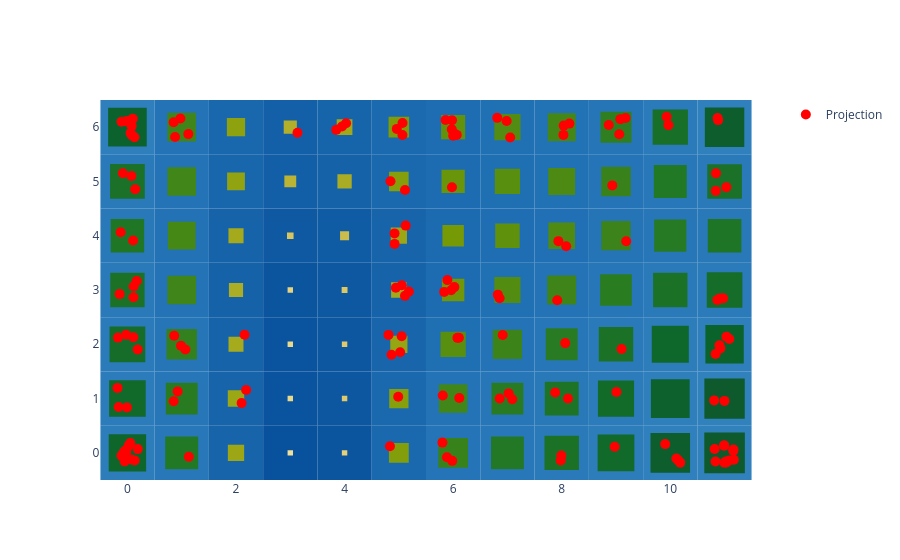

The notebook cell this image was saved under:
### Code cell
basin.pond() \
    .pad_layer() \
    .attraction_layer(X_scaled) \
    .visualize();

### Figure 1 — Plotly figure (JSON) as saved in the notebook; plotly's stock layout.template omitted (floating-point values rounded to 4 significant figures; data arrays with more than 128 entries replaced by an {"elided": "..."} marker saying what was removed)
{"data": [{"marker": {"color": "red", "size": 10, "symbol": "circle"}, "mode": "markers", "name": "Projection", "x": {"elided": "150 float values"}, "y": {"elided": "150 float values"}, "type": "scatter"}], "layout": {"shapes": [{"fillcolor": "rgb(45, 125, 187)", "layer": "between", "line": {"width": 0}, "type": "rect", "x0": -0.5, "x1": 0.5, "xref": "x", "y0": -0.5, "y1": 0.5, "yref": "y"}, {"fillcolor": "rgb(40, 120, 185)", "layer": "between", "line": {"width": 0}, "type": "rect", "x0": 0.5, "x1": 1.5, "xref": "x", "y0": -0.5, "y1": 0.5, "yref": "y"}, {"fillcolor": "rgb(23, 100, 171)", "layer": "between", "line": {"width": 0}, "type": "rect", "x0": 1.5, "x1": 2.5, "xref": "x", "y0": -0.5, "y1": 0.5, "yref": "y"}, {"fillcolor": "rgb(8, 81, 156)", "layer": "between", "line": {"width": 0}, "type": "rect", "x0": 2.5, "x1": 3.5, "xref": "x", "y0": -0.5, "y1": 0.5, "yref": "y"}, {"fillcolor": "rgb(11, 85, 159)", "layer": "between", "line": {"width": 0}, "type": "rect", "x0": 3.5, "x1": 4.5, "xref": "x", "y0": -0.5, "y1": 0.5, "yref": "y"}, {"fillcolor": "rgb(26, 104, 174)", "layer": "between", "line": {"width": 0}, "type": "rect", "x0": 4.5, "x1": 5.5, "xref": "x", "y0": -0.5, "y1": 0.5, "yref": "y"}, {"fillcolor": "rgb(36, 116, 183)", "layer": "between", "line": {"width": 0}, "type": "rect", "x0": 5.5, "x1": 6.5, "xref": "x", "y0": -0.5, "y1": 0.5, "yref": "y"}, {"fillcolor": "rgb(40, 120, 185)", "layer": "between", "line": {"width": 0}, "type": "rect", "x0": 6.5, "x1": 7.5, "xref": "x", "y0": -0.5, "y1": 0.5, "yref": "y"}, {"fillcolor": "rgb(42, 122, 186)", "layer": "between", "line": {"width": 0}, "type": "rect", "x0": 7.5, "x1": 8.5, "xref": "x", "y0": -0.5, "y1": 0.5, "yref": "y"}, {"fillcolor": "rgb(45, 125, 187)", "layer": "between", "line": {"width": 0}, "type": "rect", "x0": 8.5, "x1": 9.5, "xref": "x", "y0": -0.5, "y1": 0.5, "yref": "y"}, {"fillcolor": "rgb(48, 128, 189)", "layer": "between", "line": {"width": 0}, "type": "rect", "x0": 9.5, "x1": 10.5, "xref": "x", "y0": -0.5, "y1": 0.5, "yref": "y"}, {"fillcolor": "rgb(49, 129, 189)", "layer": "between", "line": {"width": 0}, "type": "rect", "x0": 10.5, "x1": 11.5, "xref": "x", "y0": -0.5, "y1": 0.5, "yref": "y"}, {"fillcolor": "rgb(44, 124, 187)", "layer": "between", "line": {"width": 0}, "type": "rect", "x0": -0.5, "x1": 0.5, "xref": "x", "y0": 0.5, "y1": 1.5, "yref": "y"}, {"fillcolor": "rgb(39, 119, 184)", "layer": "between", "line": {"width": 0}, "type": "rect", "x0": 0.5, "x1": 1.5, "xref": "x", "y0": 0.5, "y1": 1.5, "yref": "y"}, {"fillcolor": "rgb(23, 100, 171)", "layer": "between", "line": {"width": 0}, "type": "rect", "x0": 1.5, "x1": 2.5, "xref": "x", "y0": 0.5, "y1": 1.5, "yref": "y"}, {"fillcolor": "rgb(10, 83, 158)", "layer": "between", "line": {"width": 0}, "type": "rect", "x0": 2.5, "x1": 3.5, "xref": "x", "y0": 0.5, "y1": 1.5, "yref": "y"}, {"fillcolor": "rgb(13, 87, 161)", "layer": "between", "line": {"width": 0}, "type": "rect", "x0": 3.5, "x1": 4.5, "xref": "x", "y0": 0.5, "y1": 1.5, "yref": "y"}, {"fillcolor": "rgb(26, 104, 174)", "layer": "between", "line": {"width": 0}, "type": "rect", "x0": 4.5, "x1": 5.5, "xref": "x", "y0": 0.5, "y1": 1.5, "yref": "y"}, {"fillcolor": "rgb(35, 115, 182)", "layer": "between", "line": {"width": 0}, "type": "rect", "x0": 5.5, "x1": 6.5, "xref": "x", "y0": 0.5, "y1": 1.5, "yref": "y"}, {"fillcolor": "rgb(39, 119, 184)", "layer": "between", "line": {"width": 0}, "type": "rect", "x0": 6.5, "x1": 7.5, "xref": "x", "y0": 0.5, "y1": 1.5, "yref": "y"}, {"fillcolor": "rgb(41, 121, 185)", "layer": "between", "line": {"width": 0}, "type": "rect", "x0": 7.5, "x1": 8.5, "xref": "x", "y0": 0.5, "y1": 1.5, "yref": "y"}, {"fillcolor": "rgb(44, 124, 187)", "layer": "between", "line": {"width": 0}, "type": "rect", "x0": 8.5, "x1": 9.5, "xref": "x", "y0": 0.5, "y1": 1.5, "yref": "y"}, {"fillcolor": "rgb(47, 127, 188)", "layer": "between", "line": {"width": 0}, "type": "rect", "x0": 9.5, "x1": 10.5, "xref": "x", "y0": 0.5, "y1": 1.5, "yref": "y"}, {"fillcolor": "rgb(49, 129, 189)", "layer": "between", "line": {"width": 0}, "type": "rect", "x0": 10.5, "x1": 11.5, "xref": "x", "y0": 0.5, "y1": 1.5, "yref": "y"}, {"fillcolor": "rgb(43, 123, 186)", "layer": "between", "line": {"width": 0}, "type": "rect", "x0": -0.5, "x1": 0.5, "xref": "x", "y0": 1.5, "y1": 2.5, "yref": "y"}, {"fillcolor": "rgb(37, 117, 183)", "layer": "between", "line": {"width": 0}, "type": "rect", "x0": 0.5, "x1": 1.5, "xref": "x", "y0": 1.5, "y1": 2.5, "yref": "y"}, {"fillcolor": "rgb(22, 99, 170)", "layer": "between", "line": {"width": 0}, "type": "rect", "x0": 1.5, "x1": 2.5, "xref": "x", "y0": 1.5, "y1": 2.5, "yref": "y"}, {"fillcolor": "rgb(10, 83, 158)", "layer": "between", "line": {"width": 0}, "type": "rect", "x0": 2.5, "x1": 3.5, "xref": "x", "y0": 1.5, "y1": 2.5, "yref": "y"}, {"fillcolor": "rgb(13, 87, 161)", "layer": "between", "line": {"width": 0}, "type": "rect", "x0": 3.5, "x1": 4.5, "xref": "x", "y0": 1.5, "y1": 2.5, "yref": "y"}, {"fillcolor": "rgb(24, 101, 172)", "layer": "between", "line": {"width": 0}, "type": "rect", "x0": 4.5, "x1": 5.5, "xref": "x", "y0": 1.5, "y1": 2.5, "yref": "y"}, {"fillcolor": "rgb(31, 111, 179)", "layer": "between", "line": {"width": 0}, "type": "rect", "x0": 5.5, "x1": 6.5, "xref": "x", "y0": 1.5, "y1": 2.5, "yref": "y"}, {"fillcolor": "rgb(35, 115, 182)", "layer": "between", "line": {"width": 0}, "type": "rect", "x0": 6.5, "x1": 7.5, "xref": "x", "y0": 1.5, "y1": 2.5, "yref": "y"}, {"fillcolor": "rgb(39, 119, 184)", "layer": "between", "line": {"width": 0}, "type": "rect", "x0": 7.5, "x1": 8.5, "xref": "x", "y0": 1.5, "y1": 2.5, "yref": "y"}, {"fillcolor": "rgb(42, 122, 186)", "layer": "between", "line": {"width": 0}, "type": "rect", "x0": 8.5, "x1": 9.5, "xref": "x", "y0": 1.5, "y1": 2.5, "yref": "y"}, {"fillcolor": "rgb(45, 125, 187)", "layer": "between", "line": {"width": 0}, "type": "rect", "x0": 9.5, "x1": 10.5, "xref": "x", "y0": 1.5, "y1": 2.5, "yref": "y"}, {"fillcolor": "rgb(47, 127, 188)", "layer": "between", "line": {"width": 0}, "type": "rect", "x0": 10.5, "x1": 11.5, "xref": "x", "y0": 1.5, "y1": 2.5, "yref": "y"}, {"fillcolor": "rgb(42, 122, 186)", "layer": "between", "line": {"width": 0}, "type": "rect", "x0": -0.5, "x1": 0.5, "xref": "x", "y0": 2.5, "y1": 3.5, "yref": "y"}, {"fillcolor": "rgb(35, 115, 182)", "layer": "between", "line": {"width": 0}, "type": "rect", "x0": 0.5, "x1": 1.5, "xref": "x", "y0": 2.5, "y1": 3.5, "yref": "y"}, {"fillcolor": "rgb(21, 98, 169)", "layer": "between", "line": {"width": 0}, "type": "rect", "x0": 1.5, "x1": 2.5, "xref": "x", "y0": 2.5, "y1": 3.5, "yref": "y"}, {"fillcolor": "rgb(11, 85, 159)", "layer": "between", "line": {"width": 0}, "type": "rect", "x0": 2.5, "x1": 3.5, "xref": "x", "y0": 2.5, "y1": 3.5, "yref": "y"}, {"fillcolor": "rgb(13, 88, 161)", "layer": "between", "line": {"width": 0}, "type": "rect", "x0": 3.5, "x1": 4.5, "xref": "x", "y0": 2.5, "y1": 3.5, "yref": "y"}, {"fillcolor": "rgb(22, 99, 170)", "layer": "between", "line": {"width": 0}, "type": "rect", "x0": 4.5, "x1": 5.5, "xref": "x", "y0": 2.5, "y1": 3.5, "yref": "y"}, {"fillcolor": "rgb(29, 107, 177)", "layer": "between", "line": {"width": 0}, "type": "rect", "x0": 5.5, "x1": 6.5, "xref": "x", "y0": 2.5, "y1": 3.5, "yref": "y"}, {"fillcolor": "rgb(32, 112, 180)", "layer": "between", "line": {"width": 0}, "type": "rect", "x0": 6.5, "x1": 7.5, "xref": "x", "y0": 2.5, "y1": 3.5, "yref": "y"}, {"fillcolor": "rgb(35, 115, 182)", "layer": "between", "line": {"width": 0}, "type": "rect", "x0": 7.5, "x1": 8.5, "xref": "x", "y0": 2.5, "y1": 3.5, "yref": "y"}, {"fillcolor": "rgb(38, 118, 184)", "layer": "between", "line": {"width": 0}, "type": "rect", "x0": 8.5, "x1": 9.5, "xref": "x", "y0": 2.5, "y1": 3.5, "yref": "y"}, {"fillcolor": "rgb(42, 122, 186)", "layer": "between", "line": {"width": 0}, "type": "rect", "x0": 9.5, "x1": 10.5, "xref": "x", "y0": 2.5, "y1": 3.5, "yref": "y"}, {"fillcolor": "rgb(43, 123, 186)", "layer": "between", "line": {"width": 0}, "type": "rect", "x0": 10.5, "x1": 11.5, "xref": "x", "y0": 2.5, "y1": 3.5, "yref": "y"}, {"fillcolor": "rgb(41, 121, 185)", "layer": "between", "line": {"width": 0}, "type": "rect", "x0": -0.5, "x1": 0.5, "xref": "x", "y0": 3.5, "y1": 4.5, "yref": "y"}, {"fillcolor": "rgb(34, 114, 181)", "layer": "between", "line": {"width": 0}, "type": "rect", "x0": 0.5, "x1": 1.5, "xref": "x", "y0": 3.5, "y1": 4.5, "yref": "y"}, {"fillcolor": "rgb(22, 99, 170)", "layer": "between", "line": {"width": 0}, "type": "rect", "x0": 1.5, "x1": 2.5, "xref": "x", "y0": 3.5, "y1": 4.5, "yref": "y"}, {"fillcolor": "rgb(14, 89, 162)", "layer": "between", "line": {"width": 0}, "type": "rect", "x0": 2.5, "x1": 3.5, "xref": "x", "y0": 3.5, "y1": 4.5, "yref": "y"}, {"fillcolor": "rgb(16, 92, 164)", "layer": "between", "line": {"width": 0}, "type": "rect", "x0": 3.5, "x1": 4.5, "xref": "x", "y0": 3.5, "y1": 4.5, "yref": "y"}, {"fillcolor": "rgb(23, 100, 171)", "layer": "between", "line": {"width": 0}, "type": "rect", "x0": 4.5, "x1": 5.5, "xref": "x", "y0": 3.5, "y1": 4.5, "yref": "y"}, {"fillcolor": "rgb(28, 106, 176)", "layer": "between", "line": {"width": 0}, "type": "rect", "x0": 5.5, "x1": 6.5, "xref": "x", "y0": 3.5, "y1": 4.5, "yref": "y"}, {"fillcolor": "rgb(31, 110, 179)", "layer": "between", "line": {"width": 0}, "type": "rect", "x0": 6.5, "x1": 7.5, "xref": "x", "y0": 3.5, "y1": 4.5, "yref": "y"}, {"fillcolor": "rgb(33, 112, 181)", "layer": "between", "line": {"width": 0}, "type": "rect", "x0": 7.5, "x1": 8.5, "xref": "x", "y0": 3.5, "y1": 4.5, "yref": "y"}, {"fillcolor": "rgb(36, 116, 182)", "layer": "between", "line": {"width": 0}, "type": "rect", "x0": 8.5, "x1": 9.5, "xref": "x", "y0": 3.5, "y1": 4.5, "yref": "y"}, {"fillcolor": "rgb(39, 119, 184)", "layer": "between", "line": {"width": 0}, "type": "rect", "x0": 9.5, "x1": 10.5, "xref": "x", "y0": 3.5, "y1": 4.5, "yref": "y"}, {"fillcolor": "rgb(41, 121, 185)", "layer": "between", "line": {"width": 0}, "type": "rect", "x0": 10.5, "x1": 11.5, "xref": "x", "y0": 3.5, "y1": 4.5, "yref": "y"}, {"fillcolor": "rgb(42, 122, 186)", "layer": "between", "line": {"width": 0}, "type": "rect", "x0": -0.5, "x1": 0.5, "xref": "x", "y0": 4.5, "y1": 5.5, "yref": "y"}, {"fillcolor": "rgb(35, 115, 182)", "layer": "between", "line": {"width": 0}, "type": "rect", "x0": 0.5, "x1": 1.5, "xref": "x", "y0": 4.5, "y1": 5.5, "yref": "y"}, {"fillcolor": "rgb(24, 102, 172)", "layer": "between", "line": {"width": 0}, "type": "rect", "x0": 1.5, "x1": 2.5, "xref": "x", "y0": 4.5, "y1": 5.5, "yref": "y"}, {"fillcolor": "rgb(19, 95, 167)", "layer": "between", "line": {"width": 0}, "type": "rect", "x0": 2.5, "x1": 3.5, "xref": "x", "y0": 4.5, "y1": 5.5, "yref": "y"}, {"fillcolor": "rgb(21, 98, 169)", "layer": "between", "line": {"width": 0}, "type": "rect", "x0": 3.5, "x1": 4.5, "xref": "x", "y0": 4.5, "y1": 5.5, "yref": "y"}, {"fillcolor": "rgb(26, 104, 174)", "layer": "between", "line": {"width": 0}, "type": "rect", "x0": 4.5, "x1": 5.5, "xref": "x", "y0": 4.5, "y1": 5.5, "yref": "y"}, {"fillcolor": "rgb(29, 108, 177)", "layer": "between", "line": {"width": 0}, "type": "rect", "x0": 5.5, "x1": 6.5, "xref": "x", "y0": 4.5, "y1": 5.5, "yref": "y"}, {"fillcolor": "rgb(31, 111, 179)", "layer": "between", "line": {"width": 0}, "type": "rect", "x0": 6.5, "x1": 7.5, "xref": "x", "y0": 4.5, "y1": 5.5, "yref": "y"}, {"fillcolor": "rgb(33, 113, 181)", "layer": "between", "line": {"width": 0}, "type": "rect", "x0": 7.5, "x1": 8.5, "xref": "x", "y0": 4.5, "y1": 5.5, "yref": "y"}, {"fillcolor": "rgb(36, 116, 183)", "layer": "between", "line": {"width": 0}, "type": "rect", "x0": 8.5, "x1": 9.5, "xref": "x", "y0": 4.5, "y1": 5.5, "yref": "y"}, {"fillcolor": "rgb(40, 120, 185)", "layer": "between", "line": {"width": 0}, "type": "rect", "x0": 9.5, "x1": 10.5, "xref": "x", "y0": 4.5, "y1": 5.5, "yref": "y"}, {"fillcolor": "rgb(42, 122, 186)", "layer": "between", "line": {"width": 0}, "type": "rect", "x0": 10.5, "x1": 11.5, "xref": "x", "y0": 4.5, "y1": 5.5, "yref": "y"}, {"fillcolor": "rgb(47, 127, 188)", "layer": "between", "line": {"width": 0}, "type": "rect", "x0": -0.5, "x1": 0.5, "xref": "x", "y0": 5.5, "y1": 6.5, "yref": "y"}, {"fillcolor": "rgb(35, 115, 182)", "layer": "between", "line": {"width": 0}, "type": "rect", "x0": 0.5, "x1": 1.5, "xref": "x", "y0": 5.5, "y1": 6.5, "yref": "y"}, {"fillcolor": "rgb(25, 103, 173)", "layer": "between", "line": {"width": 0}, "type": "rect", "x0": 1.5, "x1": 2.5, "xref": "x", "y0": 5.5, "y1": 6.5, "yref": "y"}, {"fillcolor": "rgb(20, 96, 168)", "layer": "between", "line": {"width": 0}, "type": "rect", "x0": 2.5, "x1": 3.5, "xref": "x", "y0": 5.5, "y1": 6.5, "yref": "y"}, {"fillcolor": "rgb(22, 100, 170)", "layer": "between", "line": {"width": 0}, "type": "rect", "x0": 3.5, "x1": 4.5, "xref": "x", "y0": 5.5, "y1": 6.5, "yref": "y"}, {"fillcolor": "rgb(27, 105, 175)", "layer": "between", "line": {"width": 0}, "type": "rect", "x0": 4.5, "x1": 5.5, "xref": "x", "y0": 5.5, "y1": 6.5, "yref": "y"}, {"fillcolor": "rgb(30, 109, 178)", "layer": "between", "line": {"width": 0}, "type": "rect", "x0": 5.5, "x1": 6.5, "xref": "x", "y0": 5.5, "y1": 6.5, "yref": "y"}, {"fillcolor": "rgb(32, 112, 180)", "layer": "between", "line": {"width": 0}, "type": "rect", "x0": 6.5, "x1": 7.5, "xref": "x", "y0": 5.5, "y1": 6.5, "yref": "y"}, {"fillcolor": "rgb(34, 114, 182)", "layer": "between", "line": {"width": 0}, "type": "rect", "x0": 7.5, "x1": 8.5, "xref": "x", "y0": 5.5, "y1": 6.5, "yref": "y"}, {"fillcolor": "rgb(38, 118, 183)", "layer": "between", "line": {"width": 0}, "type": "rect", "x0": 8.5, "x1": 9.5, "xref": "x", "y0": 5.5, "y1": 6.5, "yref": "y"}, {"fillcolor": "rgb(43, 123, 186)", "layer": "between", "line": {"width": 0}, "type": "rect", "x0": 9.5, "x1": 10.5, "xref": "x", "y0": 5.5, "y1": 6.5, "yref": "y"}, {"fillcolor": "rgb(48, 128, 189)", "layer": "between", "line": {"width": 0}, "type": "rect", "x0": 10.5, "x1": 11.5, "xref": "x", "y0": 5.5, "y1": 6.5, "yref": "y"}, {"fillcolor": "rgb(14, 102, 43)", "layer": "between", "line": {"width": 0}, "type": "rect", "x0": -0.3445, "x1": 0.3445, "xref": "x", "y0": -0.3445, "y1": 0.3445, "yref": "y"}, {"fillcolor": "rgb(33, 120, 37)", "layer": "between", "line": {"width": 0}, "type": "rect", "x0": 0.6966, "x1": 1.303, "xref": "x", "y0": -0.3034, "y1": 0.3034, "yref": "y"}, {"fillcolor": "rgb(157, 167, 21)", "layer": "between", "line": {"width": 0}, "type": "rect", "x0": 1.85, "x1": 2.15, "xref": "x", "y0": -0.15, "y1": 0.15, "yref": "y"}, {"fillcolor": "rgb(239, 225, 156)", "layer": "between", "line": {"width": 0}, "type": "rect", "x0": 2.95, "x1": 3.05, "xref": "x", "y0": -0.05, "y1": 0.05, "yref": "y"}, {"fillcolor": "rgb(227, 209, 123)", "layer": "between", "line": {"width": 0}, "type": "rect", "x0": 3.95, "x1": 4.05, "xref": "x", "y0": -0.05, "y1": 0.05, "yref": "y"}, {"fillcolor": "rgb(130, 158, 11)", "layer": "between", "line": {"width": 0}, "type": "rect", "x0": 4.817, "x1": 5.183, "xref": "x", "y0": -0.1827, "y1": 0.1827, "yref": "y"}, {"fillcolor": "rgb(56, 130, 28)", "layer": "between", "line": {"width": 0}, "type": "rect", "x0": 5.726, "x1": 6.274, "xref": "x", "y0": -0.2735, "y1": 0.2735, "yref": "y"}, {"fillcolor": "rgb(34, 120, 36)", "layer": "between", "line": {"width": 0}, "type": "rect", "x0": 6.698, "x1": 7.302, "xref": "x", "y0": -0.3021, "y1": 0.3021, "yref": "y"}, {"fillcolor": "rgb(27, 114, 39)", "layer": "between", "line": {"width": 0}, "type": "rect", "x0": 7.683, "x1": 8.317, "xref": "x", "y0": -0.3172, "y1": 0.3172, "yref": "y"}, {"fillcolor": "rgb(17, 105, 42)", "layer": "between", "line": {"width": 0}, "type": "rect", "x0": 8.662, "x1": 9.338, "xref": "x", "y0": -0.3384, "y1": 0.3384, "yref": "y"}, {"fillcolor": "rgb(13, 94, 44)", "layer": "between", "line": {"width": 0}, "type": "rect", "x0": 9.636, "x1": 10.36, "xref": "x", "y0": -0.3644, "y1": 0.3644, "yref": "y"}, {"fillcolor": "rgb(14, 90, 44)", "layer": "between", "line": {"width": 0}, "type": "rect", "x0": 10.63, "x1": 11.37, "xref": "x", "y0": -0.3737, "y1": 0.3737, "yref": "y"}, {"fillcolor": "rgb(17, 105, 42)", "layer": "between", "line": {"width": 0}, "type": "rect", "x0": -0.337, "x1": 0.337, "xref": "x", "y0": 0.663, "y1": 1.337, "yref": "y"}, {"fillcolor": "rgb(41, 123, 34)", "layer": "between", "line": {"width": 0}, "type": "rect", "x0": 0.7071, "x1": 1.293, "xref": "x", "y0": 0.7071, "y1": 1.293, "yref": "y"}, {"fillcolor": "rgb(156, 167, 21)", "layer": "between", "line": {"width": 0}, "type": "rect", "x0": 1.849, "x1": 2.151, "xref": "x", "y0": 0.8487, "y1": 1.151, "yref": "y"}, {"fillcolor": "rgb(233, 217, 140)", "layer": "between", "line": {"width": 0}, "type": "rect", "x0": 2.95, "x1": 3.05, "xref": "x", "y0": 0.95, "y1": 1.05, "yref": "y"}, {"fillcolor": "rgb(222, 202, 109)", "layer": "between", "line": {"width": 0}, "type": "rect", "x0": 3.95, "x1": 4.05, "xref": "x", "y0": 0.95, "y1": 1.05, "yref": "y"}, {"fillcolor": "rgb(134, 159, 12)", "layer": "between", "line": {"width": 0}, "type": "rect", "x0": 4.822, "x1": 5.178, "xref": "x", "y0": 0.8219, "y1": 1.178, "yref": "y"}, {"fillcolor": "rgb(65, 134, 24)", "layer": "between", "line": {"width": 0}, "type": "rect", "x0": 5.738, "x1": 6.262, "xref": "x", "y0": 0.738, "y1": 1.262, "yref": "y"}, {"fillcolor": "rgb(40, 123, 34)", "layer": "between", "line": {"width": 0}, "type": "rect", "x0": 6.706, "x1": 7.294, "xref": "x", "y0": 0.7065, "y1": 1.294, "yref": "y"}, {"fillcolor": "rgb(29, 116, 38)", "layer": "between", "line": {"width": 0}, "type": "rect", "x0": 7.688, "x1": 8.312, "xref": "x", "y0": 0.6882, "y1": 1.312, "yref": "y"}, {"fillcolor": "rgb(19, 107, 41)", "layer": "between", "line": {"width": 0}, "type": "rect", "x0": 8.667, "x1": 9.333, "xref": "x", "y0": 0.6669, "y1": 1.333, "yref": "y"}, {"fillcolor": "rgb(12, 97, 44)", "layer": "between", "line": {"width": 0}, "type": "rect", "x0": 9.643, "x1": 10.36, "xref": "x", "y0": 0.6433, "y1": 1.357, "yref": "y"}, {"fillcolor": "rgb(14, 90, 44)", "layer": "between", "line": {"width": 0}, "type": "rect", "x0": 10.63, "x1": 11.37, "xref": "x", "y0": 0.6282, "y1": 1.372, "yref": "y"}, {"fillcolor": "rgb(21, 109, 41)", "layer": "between", "line": {"width": 0}, "type": "rect", "x0": -0.3293, "x1": 0.3293, "xref": "x", "y0": 1.671, "y1": 2.329, "yref": "y"}, {"fillcolor": "rgb(51, 128, 30)", "layer": "between", "line": {"width": 0}, "type": "rect", "x0": 0.72, "x1": 1.28, "xref": "x", "y0": 1.72, "y1": 2.28, "yref": "y"}, {"fillcolor": "rgb(166, 171, 30)", "layer": "between", "line": {"width": 0}, "type": "rect", "x0": 1.862, "x1": 2.138, "xref": "x", "y0": 1.862, "y1": 2.138, "yref": "y"}, {"fillcolor": "rgb(233, 217, 139)", "layer": "between", "line": {"width": 0}, "type": "rect", "x0": 2.95, "x1": 3.05, "xref": "x", "y0": 1.95, "y1": 2.05, "yref": "y"}, {"fillcolor": "rgb(222, 202, 109)", "layer": "between", "line": {"width": 0}, "type": "rect", "x0": 3.95, "x1": 4.05, "xref": "x", "y0": 1.95, "y1": 2.05, "yref": "y"}, {"fillcolor": "rgb(150, 165, 18)", "layer": "between", "line": {"width": 0}, "type": "rect", "x0": 4.842, "x1": 5.158, "xref": "x", "y0": 1.842, "y1": 2.158, "yref": "y"}, {"fillcolor": "rgb(89, 143, 15)", "layer": "between", "line": {"width": 0}, "type": "rect", "x0": 5.767, "x1": 6.233, "xref": "x", "y0": 1.767, "y1": 2.233, "yref": "y"}, {"fillcolor": "rgb(60, 132, 26)", "layer": "between", "line": {"width": 0}, "type": "rect", "x0": 6.731, "x1": 7.269, "xref": "x", "y0": 1.731, "y1": 2.269, "yref": "y"}, {"fillcolor": "rgb(40, 123, 34)", "layer": "between", "line": {"width": 0}, "type": "rect", "x0": 7.707, "x1": 8.293, "xref": "x", "y0": 1.707, "y1": 2.293, "yref": "y"}, {"fillcolor": "rgb(27, 114, 39)", "layer": "between", "line": {"width": 0}, "type": "rect", "x0": 8.682, "x1": 9.318, "xref": "x", "y0": 1.682, "y1": 2.318, "yref": "y"}, {"fillcolor": "rgb(15, 104, 43)", "layer": "between", "line": {"width": 0}, "type": "rect", "x0": 9.659, "x1": 10.34, "xref": "x", "y0": 1.659, "y1": 2.341, "yref": "y"}, {"fillcolor": "rgb(11, 99, 44)", "layer": "between", "line": {"width": 0}, "type": "rect", "x0": 10.65, "x1": 11.35, "xref": "x", "y0": 1.647, "y1": 2.353, "yref": "y"}, {"fillcolor": "rgb(27, 114, 39)", "layer": "between", "line": {"width": 0}, "type": "rect", "x0": -0.3164, "x1": 0.3164, "xref": "x", "y0": 2.684, "y1": 3.316, "yref": "y"}, {"fillcolor": "rgb(63, 133, 25)", "layer": "between", "line": {"width": 0}, "type": "rect", "x0": 0.7355, "x1": 1.265, "xref": "x", "y0": 2.735, "y1": 3.265, "yref": "y"}, {"fillcolor": "rgb(171, 173, 36)", "layer": "between", "line": {"width": 0}, "type": "rect", "x0": 1.869, "x1": 2.131, "xref": "x", "y0": 2.869, "y1": 3.131, "yref": "y"}, {"fillcolor": "rgb(229, 211, 128)", "layer": "between", "line": {"width": 0}, "type": "rect", "x0": 2.95, "x1": 3.05, "xref": "x", "y0": 2.95, "y1": 3.05, "yref": "y"}, {"fillcolor": "rgb(219, 199, 102)", "layer": "between", "line": {"width": 0}, "type": "rect", "x0": 3.946, "x1": 4.054, "xref": "x", "y0": 2.946, "y1": 3.054, "yref": "y"}, {"fillcolor": "rgb(162, 169, 26)", "layer": "between", "line": {"width": 0}, "type": "rect", "x0": 4.857, "x1": 5.143, "xref": "x", "y0": 2.857, "y1": 3.143, "yref": "y"}, {"fillcolor": "rgb(111, 151, 7)", "layer": "between", "line": {"width": 0}, "type": "rect", "x0": 5.793, "x1": 6.207, "xref": "x", "y0": 2.793, "y1": 3.207, "yref": "y"}, {"fillcolor": "rgb(82, 141, 17)", "layer": "between", "line": {"width": 0}, "type": "rect", "x0": 6.759, "x1": 7.241, "xref": "x", "y0": 2.759, "y1": 3.241, "yref": "y"}, {"fillcolor": "rgb(62, 132, 25)", "layer": "between", "line": {"width": 0}, "type": "rect", "x0": 7.733, "x1": 8.267, "xref": "x", "y0": 2.733, "y1": 3.267, "yref": "y"}, {"fillcolor": "rgb(42, 124, 33)", "layer": "between", "line": {"width": 0}, "type": "rect", "x0": 8.708, "x1": 9.292, "xref": "x", "y0": 2.708, "y1": 3.292, "yref": "y"}, {"fillcolor": "rgb(27, 114, 39)", "layer": "between", "line": {"width": 0}, "type": "rect", "x0": 9.683, "x1": 10.32, "xref": "x", "y0": 2.683, "y1": 3.317, "yref": "y"}, {"fillcolor": "rgb(21, 109, 41)", "layer": "between", "line": {"width": 0}, "type": "rect", "x0": 10.67, "x1": 11.33, "xref": "x", "y0": 2.672, "y1": 3.328, "yref": "y"}, {"fillcolor": "rgb(31, 118, 37)", "layer": "between", "line": {"width": 0}, "type": "rect", "x0": -0.3083, "x1": 0.3083, "xref": "x", "y0": 3.692, "y1": 4.308, "yref": "y"}, {"fillcolor": "rgb(70, 136, 22)", "layer": "between", "line": {"width": 0}, "type": "rect", "x0": 0.744, "x1": 1.256, "xref": "x", "y0": 3.744, "y1": 4.256, "yref": "y"}, {"fillcolor": "rgb(165, 170, 29)", "layer": "between", "line": {"width": 0}, "type": "rect", "x0": 1.861, "x1": 2.139, "xref": "x", "y0": 3.861, "y1": 4.139, "yref": "y"}, {"fillcolor": "rgb(215, 197, 96)", "layer": "between", "line": {"width": 0}, "type": "rect", "x0": 2.939, "x1": 3.061, "xref": "x", "y0": 3.939, "y1": 4.061, "yref": "y"}, {"fillcolor": "rgb(203, 188, 75)", "layer": "between", "line": {"width": 0}, "type": "rect", "x0": 3.917, "x1": 4.083, "xref": "x", "y0": 3.917, "y1": 4.083, "yref": "y"}, {"fillcolor": "rgb(157, 167, 21)", "layer": "between", "line": {"width": 0}, "type": "rect", "x0": 4.851, "x1": 5.149, "xref": "x", "y0": 3.851, "y1": 4.149, "yref": "y"}, {"fillcolor": "rgb(118, 154, 6)", "layer": "between", "line": {"width": 0}, "type": "rect", "x0": 5.802, "x1": 6.198, "xref": "x", "y0": 3.802, "y1": 4.198, "yref": "y"}, {"fillcolor": "rgb(95, 145, 13)", "layer": "between", "line": {"width": 0}, "type": "rect", "x0": 6.775, "x1": 7.225, "xref": "x", "y0": 3.775, "y1": 4.225, "yref": "y"}, {"fillcolor": "rgb(79, 139, 19)", "layer": "between", "line": {"width": 0}, "type": "rect", "x0": 7.754, "x1": 8.246, "xref": "x", "y0": 3.754, "y1": 4.246, "yref": "y"}, {"fillcolor": "rgb(59, 131, 26)", "layer": "between", "line": {"width": 0}, "type": "rect", "x0": 8.731, "x1": 9.269, "xref": "x", "y0": 3.731, "y1": 4.269, "yref": "y"}, {"fillcolor": "rgb(38, 122, 35)", "layer": "between", "line": {"width": 0}, "type": "rect", "x0": 9.703, "x1": 10.3, "xref": "x", "y0": 3.703, "y1": 4.297, "yref": "y"}, {"fillcolor": "rgb(30, 117, 38)", "layer": "between", "line": {"width": 0}, "type": "rect", "x0": 10.69, "x1": 11.31, "xref": "x", "y0": 3.691, "y1": 4.309, "yref": "y"}, {"fillcolor": "rgb(26, 113, 39)", "layer": "between", "line": {"width": 0}, "type": "rect", "x0": -0.3195, "x1": 0.3195, "xref": "x", "y0": 4.681, "y1": 5.319, "yref": "y"}, {"fillcolor": "rgb(65, 134, 24)", "layer": "between", "line": {"width": 0}, "type": "rect", "x0": 0.737, "x1": 1.263, "xref": "x", "y0": 4.737, "y1": 5.263, "yref": "y"}, {"fillcolor": "rgb(146, 163, 17)", "layer": "between", "line": {"width": 0}, "type": "rect", "x0": 1.836, "x1": 2.164, "xref": "x", "y0": 4.836, "y1": 5.164, "yref": "y"}, {"fillcolor": "rgb(187, 179, 52)", "layer": "between", "line": {"width": 0}, "type": "rect", "x0": 2.891, "x1": 3.109, "xref": "x", "y0": 4.891, "y1": 5.109, "yref": "y"}, {"fillcolor": "rgb(170, 172, 35)", "layer": "between", "line": {"width": 0}, "type": "rect", "x0": 3.868, "x1": 4.132, "xref": "x", "y0": 4.868, "y1": 5.132, "yref": "y"}, {"fillcolor": "rgb(132, 159, 11)", "layer": "between", "line": {"width": 0}, "type": "rect", "x0": 4.82, "x1": 5.18, "xref": "x", "y0": 4.82, "y1": 5.18, "yref": "y"}, {"fillcolor": "rgb(104, 149, 9)", "layer": "between", "line": {"width": 0}, "type": "rect", "x0": 5.786, "x1": 6.214, "xref": "x", "y0": 4.786, "y1": 5.214, "yref": "y"}, {"fillcolor": "rgb(89, 143, 15)", "layer": "between", "line": {"width": 0}, "type": "rect", "x0": 6.767, "x1": 7.233, "xref": "x", "y0": 4.767, "y1": 5.233, "yref": "y"}, {"fillcolor": "rgb(76, 138, 20)", "layer": "between", "line": {"width": 0}, "type": "rect", "x0": 7.752, "x1": 8.248, "xref": "x", "y0": 4.752, "y1": 5.248, "yref": "y"}, {"fillcolor": "rgb(57, 130, 27)", "layer": "between", "line": {"width": 0}, "type": "rect", "x0": 8.728, "x1": 9.272, "xref": "x", "y0": 4.728, "y1": 5.272, "yref": "y"}, {"fillcolor": "rgb(33, 120, 37)", "layer": "between", "line": {"width": 0}, "type": "rect", "x0": 9.697, "x1": 10.3, "xref": "x", "y0": 4.697, "y1": 5.303, "yref": "y"}, {"fillcolor": "rgb(26, 113, 39)", "layer": "between", "line": {"width": 0}, "type": "rect", "x0": 10.68, "x1": 11.32, "xref": "x", "y0": 4.681, "y1": 5.319, "yref": "y"}, {"fillcolor": "rgb(12, 98, 44)", "layer": "between", "line": {"width": 0}, "type": "rect", "x0": -0.3556, "x1": 0.3556, "xref": "x", "y0": 5.644, "y1": 6.356, "yref": "y"}, {"fillcolor": "rgb(64, 133, 25)", "layer": "between", "line": {"width": 0}, "type": "rect", "x0": 0.7358, "x1": 1.264, "xref": "x", "y0": 5.736, "y1": 6.264, "yref": "y"}, {"fillcolor": "rgb(142, 162, 15)", "layer": "between", "line": {"width": 0}, "type": "rect", "x0": 1.832, "x1": 2.168, "xref": "x", "y0": 5.832, "y1": 6.168, "yref": "y"}, {"fillcolor": "rgb(178, 176, 43)", "layer": "between", "line": {"width": 0}, "type": "rect", "x0": 2.879, "x1": 3.121, "xref": "x", "y0": 5.879, "y1": 6.121, "yref": "y"}, {"fillcolor": "rgb(161, 169, 25)", "layer": "between", "line": {"width": 0}, "type": "rect", "x0": 3.855, "x1": 4.145, "xref": "x", "y0": 5.855, "y1": 6.145, "yref": "y"}, {"fillcolor": "rgb(125, 156, 8)", "layer": "between", "line": {"width": 0}, "type": "rect", "x0": 4.811, "x1": 5.189, "xref": "x", "y0": 5.811, "y1": 6.189, "yref": "y"}, {"fillcolor": "rgb(98, 146, 12)", "layer": "between", "line": {"width": 0}, "type": "rect", "x0": 5.778, "x1": 6.222, "xref": "x", "y0": 5.778, "y1": 6.222, "yref": "y"}, {"fillcolor": "rgb(82, 140, 18)", "layer": "between", "line": {"width": 0}, "type": "rect", "x0": 6.758, "x1": 7.242, "xref": "x", "y0": 5.758, "y1": 6.242, "yref": "y"}, {"fillcolor": "rgb(69, 135, 22)", "layer": "between", "line": {"width": 0}, "type": "rect", "x0": 7.742, "x1": 8.258, "xref": "x", "y0": 5.742, "y1": 6.258, "yref": "y"}, {"fillcolor": "rgb(47, 126, 31)", "layer": "between", "line": {"width": 0}, "type": "rect", "x0": 8.715, "x1": 9.285, "xref": "x", "y0": 5.715, "y1": 6.285, "yref": "y"}, {"fillcolor": "rgb(23, 111, 40)", "layer": "between", "line": {"width": 0}, "type": "rect", "x0": 9.675, "x1": 10.32, "xref": "x", "y0": 5.675, "y1": 6.325, "yref": "y"}, {"fillcolor": "rgb(13, 94, 44)", "layer": "between", "line": {"width": 0}, "type": "rect", "x0": 10.64, "x1": 11.36, "xref": "x", "y0": 5.636, "y1": 6.364, "yref": "y"}], "xaxis": {"range": [-0.5, 11.5], "scaleanchor": "y", "constrain": "domain", "zeroline": false, "showgrid": false}, "yaxis": {"range": [-0.5, 6.5], "zeroline": false, "showgrid": false}, "autosize": true, "showlegend": true}}
